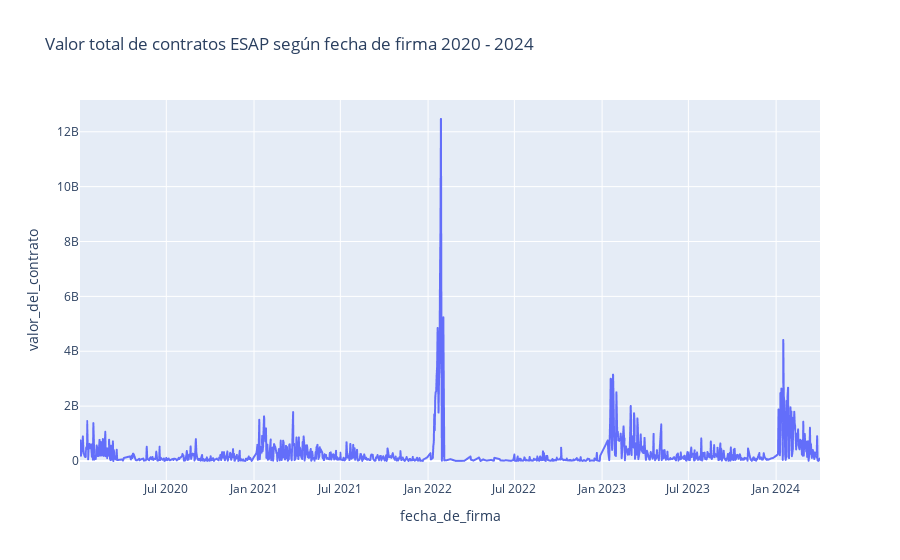

The notebook cell saved with this chart:
### Code cell
# Asegurar que 'fecha_de_firma' es un tipo de dato datetime
secopf2['fecha_de_firma'] = pd.to_datetime(secopf2['fecha_de_firma'])
# Agrupar y sumar el valor del contrato por fecha de firma
valor_fecha = secopf2.groupby('fecha_de_firma')['valor_del_contrato'].sum().reset_index()
# Crear el gráfico utilizando Plotly
fig = px.line(valor_fecha, x='fecha_de_firma', y='valor_del_contrato', title='Valor total de contratos ESAP según fecha de firma 2020 - 2024')
# Mostrar el gráfico
fig.show()

### Figure 1 — Plotly figure (JSON) as saved in the notebook; plotly's stock layout.template omitted (floating-point values rounded to 4 significant figures; data arrays with more than 128 entries replaced by an {"elided": "..."} marker saying what was removed)
{"data": [{"hovertemplate": "fecha_de_firma=%{x}<br>valor_del_contrato=%{y}<extra></extra>", "legendgroup": "", "line": {"color": "#636efa", "dash": "solid"}, "marker": {"symbol": "circle"}, "mode": "lines", "name": "", "showlegend": false, "type": "scattergl", "x": {"elided": "1049 str values"}, "xaxis": "x", "y": {"elided": "1049 int values"}, "yaxis": "y"}], "layout": {"legend": {"tracegroupgap": 0}, "title": {"text": "Valor total de contratos ESAP según fecha de firma 2020 - 2024"}, "xaxis": {"anchor": "y", "domain": [0, 1], "title": {"text": "fecha_de_firma"}}, "yaxis": {"anchor": "x", "domain": [0, 1], "title": {"text": "valor_del_contrato"}}}}
